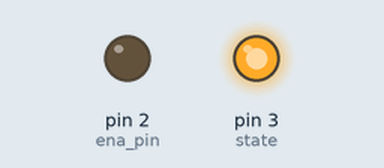
The sketch below on a simulated Arduino Uno, built with avr-gcc and run on an emulated ATmega328P. Parts: output pins drawn as LEDs (lit = HIGH). What the sketch prints to the serial monitor is not drawn.

Above: at 0.1 s.
Timing chart, 0 to 1.6 s (numbered marks = the images above):
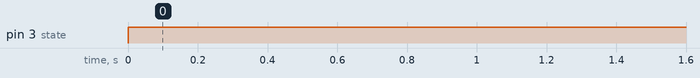

The sketch:

bluetooth_communication.ino
```cpp
#define ena_pin 2
#define state 3
char data;
void setup()
{
 pinMode(2,OUTPUT);
 pinMode(3,OUTPUT);
 Serial.begin(9600);
 if(Serial.available()>0)
 {
  data=Serial.read();
 }

}

void loop()
{
Serial.println(data);
digitalWrite(ena_pin,LOW);
digitalWrite(state,HIGH);
}
```

Measured:
- by itself, pin 3 (state): LOW → HIGH at 0.00 s
